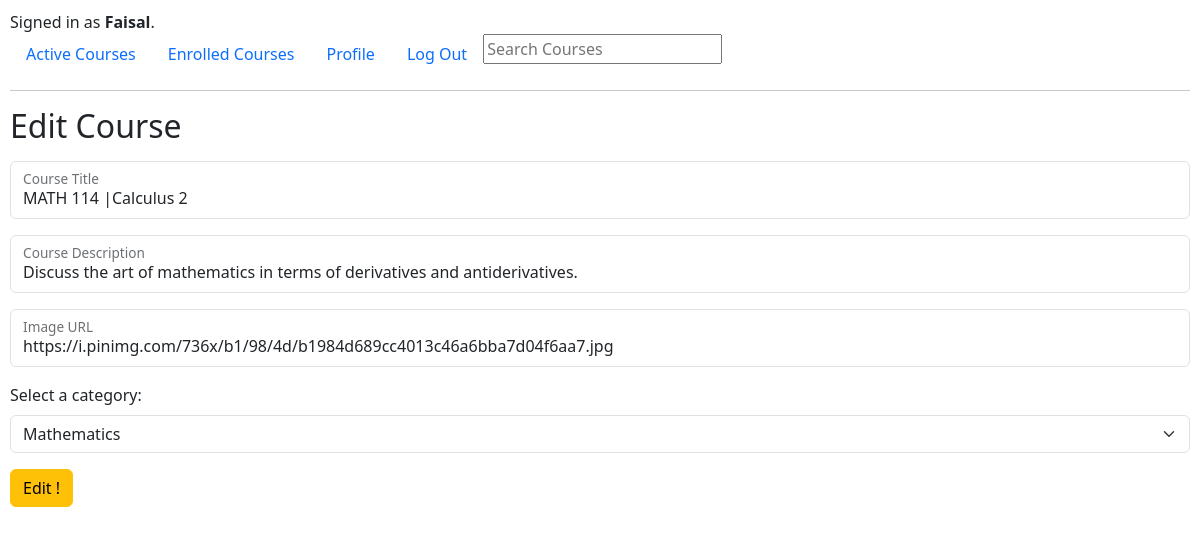
The page /editCourse/3 (signed in) on the database as committed earlier.
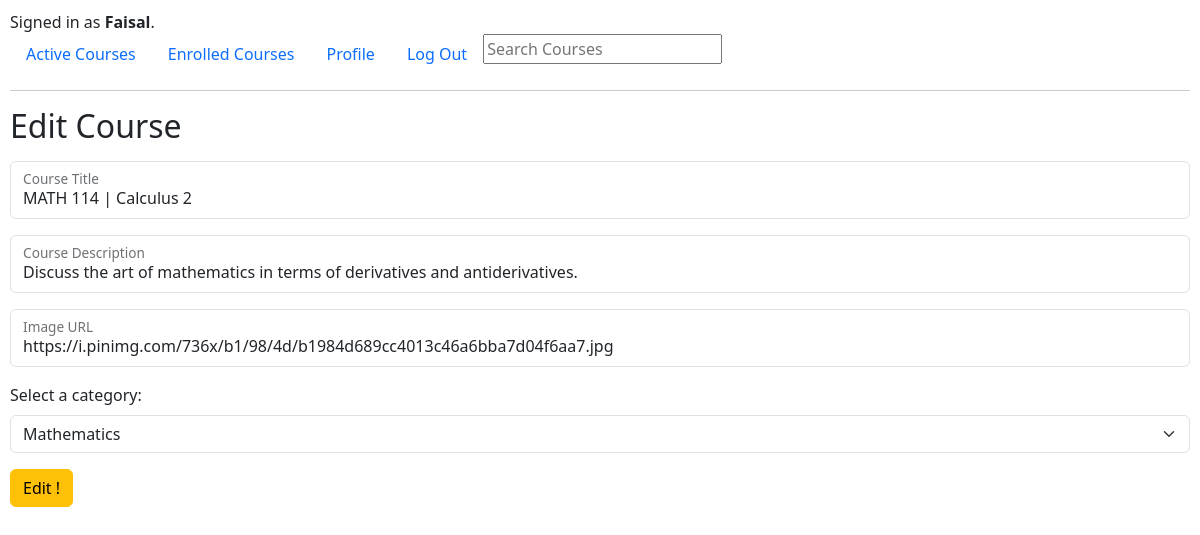
The same page on the database as committed later.
### revuCMS/models.py (models this page shows, shortened)
class Course(models.Model):
    title = models.CharField(max_length=20)
    description = models.CharField(max_length=100)
    imageUrl = models.CharField(max_length=300, default=None)
    isActive = models.BooleanField(default=True)
    owner = models.ForeignKey(User, on_delete=models.CASCADE, blank=True, null=True, related_name="user")
    category = models.ForeignKey(Category, on_delete=models.CASCADE, blank=True, null=True, related_name="category")
    enrollment = models.ManyToManyField(User, blank=True, null=True, related_name="CourseEnrollment")

class Category(models.Model):
    categoryName = models.CharField(max_length=20)
    def __str__(self):
        return self.categoryName

### revuCMS/views.py (the view, shortened to what this page needs)
# urls.py: path("editCourse/<int:id>", views.editCourse, name="editCourse"),
def editCourse(request, id):
    if request.method == "GET":
        courseData = Course.objects.get(pk=id)
        allCategories = Category.objects.all()
        return render(request, 'revuCMS/editCourse.html', {
            "course": courseData,
            "categories": allCategories
        })

### revuCMS/templates/revuCMS/editCourse.html (shortened to what this page needs)
{% extends "revuCMS/layout.html" %}
{% block body %}
    <h2>Edit Course</h2>
    <form action="{% url 'editCourse' id=course.id %}" method="POST" class="my-3">
        <div class="form-floating mb-3">
            <input type="text" name="title" class="form-control" id="title" placeholder="Title" value="{{ course.title }}">
            <label for="title">Course Title</label>
        </div>
        <div class="form-floating mb-3">
            <input type="text" name="description" class="form-control" id="description" placeholder="Description" value="{{ course.description }}">
            <label for="description">Course Description</label>
        </div>
        <div class="form-floating mb-3">
            <input type="text" name="imageurl" class="form-control" id="imageurl" placeholder="imageUrl" value="{{ course.imageUrl }}">
            <label for="imageurl">Image URL</label>
        </div>
        <div class="form-group">
            <label for="category">Select a category:</label>
            <select name="category" class="form-select" aria-label="Default select example">
                <option value="{{ course.category }}" selected hidden >{{ course.category }}</option>
            </select>
        </div>
        <button type="submit" class="btn btn-warning">Edit !</button>
    </form>
{% endblock %}

Rows that differ between the two databases and show on the page:
changed Course "Discuss the art of mathematics in terms of derivatives and antiderivatives.": title "MATH 114 |Calculus 2" → "MATH 114 | Calculus 2"
